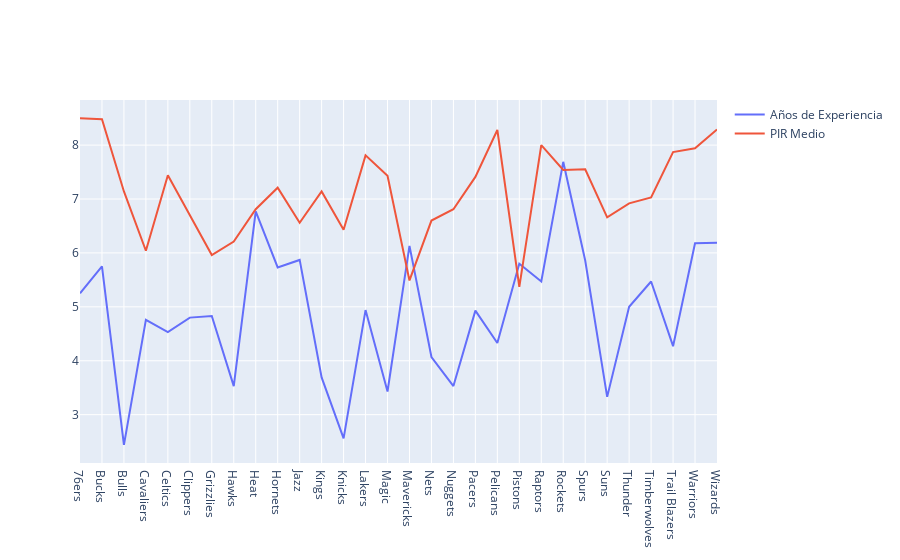

The cell this chart's notebook holds for it:
### Code cell
# Visualización - Temporada 2018-2019

import plotly.graph_objects as go

fig = go.Figure()

fig.add_trace(go.Scatter(x = teams_2018['nombre_equipo'], y = teams_2018.anios_experiencia,
                    mode = 'lines',
                    name = 'Años de Experiencia'))

fig.add_trace(go.Scatter(x = teams_2018['nombre_equipo'], y = teams_2018.pir_medio_total,
                    mode = 'lines',
                    name = 'PIR Medio'))
fig.show()

### Figure 1 — Plotly figure (JSON) as saved in the notebook; plotly's stock layout.template omitted (floating-point values rounded to 4 significant figures)
{"data": [{"mode": "lines", "name": "Años de Experiencia", "type": "scatter", "x": ["76ers", "Bucks", "Bulls", "Cavaliers", "Celtics", "Clippers", "Grizzlies", "Hawks", "Heat", "Hornets", "Jazz", "Kings", "Knicks", "Lakers", "Magic", "Mavericks", "Nets", "Nuggets", "Pacers", "Pelicans", "Pistons", "Raptors", "Rockets", "Spurs", "Suns", "Thunder", "Timberwolves", "Trail Blazers", "Warriors", "Wizards"], "y": [5.25, 5.75, 2.44, 4.76, 4.53, 4.8, 4.83, 3.53, 6.77, 5.73, 5.87, 3.69, 2.56, 4.94, 3.43, 6.13, 4.07, 3.53, 4.93, 4.33, 5.8, 5.47, 7.69, 5.86, 3.33, 5, 5.47, 4.27, 6.18, 6.19]}, {"mode": "lines", "name": "PIR Medio", "type": "scatter", "x": ["76ers", "Bucks", "Bulls", "Cavaliers", "Celtics", "Clippers", "Grizzlies", "Hawks", "Heat", "Hornets", "Jazz", "Kings", "Knicks", "Lakers", "Magic", "Mavericks", "Nets", "Nuggets", "Pacers", "Pelicans", "Pistons", "Raptors", "Rockets", "Spurs", "Suns", "Thunder", "Timberwolves", "Trail Blazers", "Warriors", "Wizards"], "y": [8.5, 8.48, 7.14, 6.04, 7.44, 6.71, 5.96, 6.21, 6.81, 7.21, 6.56, 7.14, 6.43, 7.81, 7.43, 5.49, 6.6, 6.81, 7.41, 8.28, 5.37, 8, 7.54, 7.55, 6.66, 6.92, 7.03, 7.87, 7.94, 8.29]}], "layout": {}}
